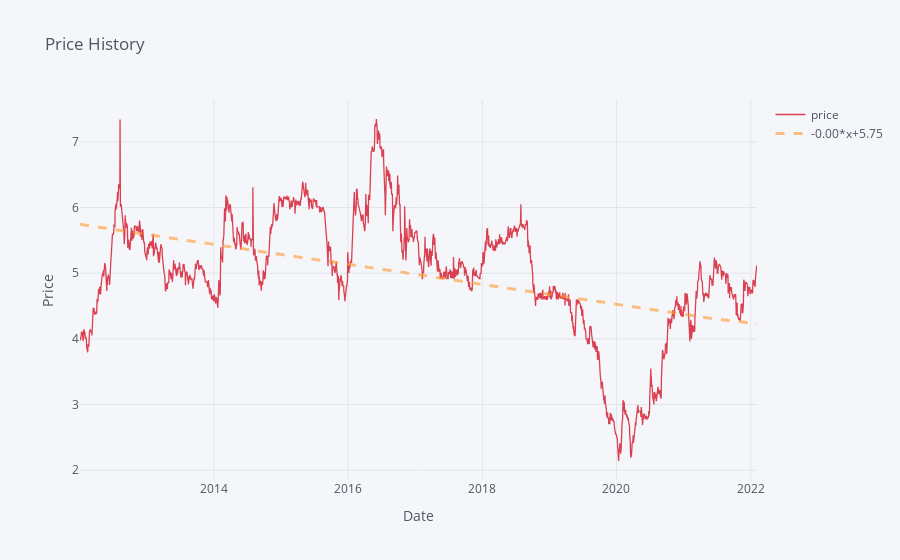

Notebook code for this chart:
### Code cell
df2_plot=df2.iplot(x="date",y="price",xTitle="Date",yTitle="Price",title="Price History", bestfit=True, fill=False,colors=['red'])
df2_plot.add_

### Figure 1 — Plotly figure (JSON) as saved in the notebook; plotly's stock layout.template omitted (floating-point values rounded to 4 significant figures; data arrays with more than 128 entries replaced by an {"elided": "..."} marker saying what was removed)
{"data": [{"line": {"color": "rgba(219, 64, 82, 1.0)", "dash": "solid", "shape": "linear", "width": 1.3}, "mode": "lines", "name": "price", "text": "", "type": "scatter", "x": {"elided": "2453 str values"}, "y": {"elided": "2453 float values"}}, {"line": {"color": "rgba(255, 153, 51, 0.6)", "dash": "dash", "shape": "linear", "width": 3}, "mode": "lines", "name": "-0.00*x+5.75", "type": "scatter", "x": {"elided": "2453 str values"}, "y": {"elided": "2453 float values"}}], "layout": {"autosize": true, "legend": {"bgcolor": "#F5F6F9", "font": {"color": "#4D5663"}}, "paper_bgcolor": "#F5F6F9", "plot_bgcolor": "#F5F6F9", "title": {"font": {"color": "#4D5663"}, "text": "Price History"}, "xaxis": {"autorange": true, "gridcolor": "#E1E5ED", "range": ["2012-01-03", "2022-02-04"], "showgrid": true, "tickfont": {"color": "#4D5663"}, "title": {"font": {"color": "#4D5663"}, "text": "Date"}, "type": "date", "zerolinecolor": "#E1E5ED"}, "yaxis": {"autorange": true, "gridcolor": "#E1E5ED", "range": [1.851, 7.637], "showgrid": true, "tickfont": {"color": "#4D5663"}, "title": {"font": {"color": "#4D5663"}, "text": "Price"}, "type": "linear", "zerolinecolor": "#E1E5ED"}}}
